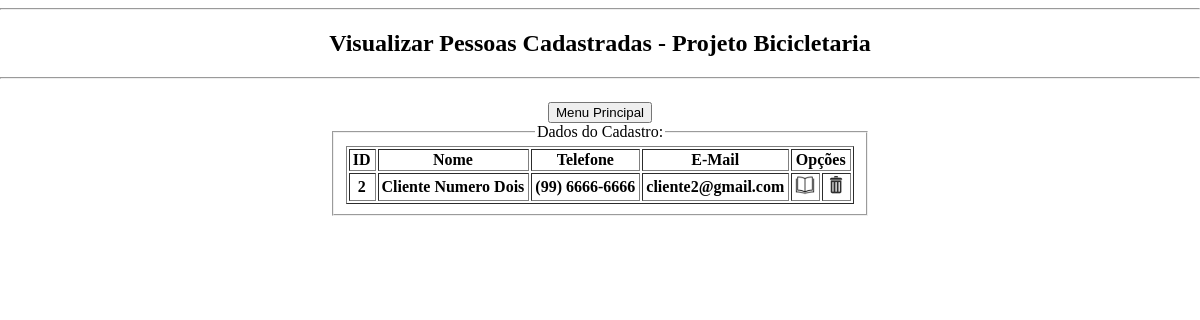
Before: /listarPessoas-ADM.php with the older database file.
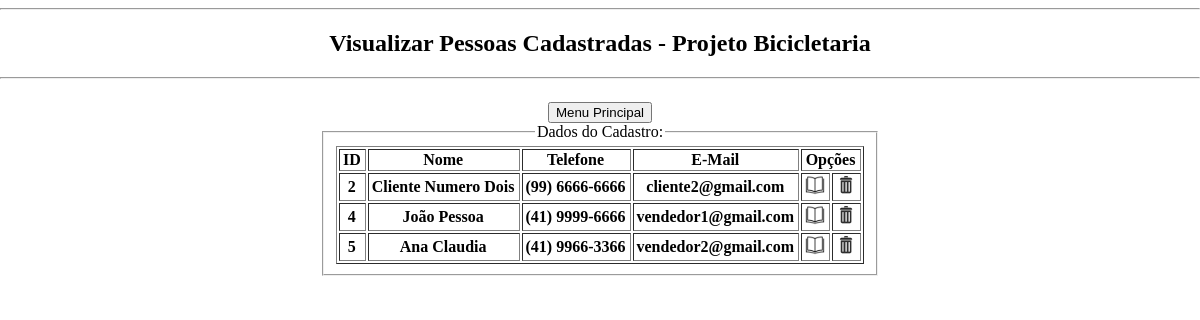
After: the same page with the newer database file.
### tables this page shows
CREATE TABLE `pessoa` (
  `idPessoa` int(11) NOT NULL,
  `nome` varchar(200) NOT NULL,
  `telefone` varchar(15) DEFAULT NULL,
  `idUsuario_Pessoa` int(11) NOT NULL
);

CREATE TABLE `usuario` (
  `idUsuario` int(11) NOT NULL,
  `email` varchar(200) NOT NULL,
  `senha` varchar(32) NOT NULL,
  `idListaPerfil_Usuario` int(11) NOT NULL
);

### listarPessoas-ADM.php (the view, shortened to what this page needs)
<!DOCTYPE HTML>
<html lang="pt-br">
	<head>
		<link rel="stylesheet" type="text/css" href="stylesheet.css" />
	</head>
	<body>
		<header>
			<hr>
			<h2><center>Visualizar Pessoas Cadastradas - Projeto Bicicletaria</center></h2>
			<hr>
		</header>
		<nav>
			<a href="menuADM.php">
				<input class="botaoTop" type="button" value="Menu Principal" name="index" align="center">
			</a>
		</nav>
		<fieldset>
			<legend>
				Dados do Cadastro:
			</legend>
			<table border="1" style ="margin : 0 auto">
				<th>ID</th>
				<th>Nome</th>
				<th>Telefone</th>
				<th>E-Mail</th>
				<th colspan="2">Opções</th>
				<?php
					include "conexao.php";
					$sql = "SELECT idPessoa, nome, telefone, usuario.email
							FROM pessoa
							LEFT JOIN usuario ON usuario.idUsuario = pessoa.idUsuario_Pessoa
							GROUP BY pessoa.idPessoa";
					$contatos = $conex -> prepare($sql);
					$contatos -> execute();
					foreach($contatos as $bolacha)
					{
							$id = $bolacha['idPessoa'];
							$nome = $bolacha['nome'];
							$telefone = $bolacha['telefone'];
							$email = $bolacha['email'];
							echo "<tr>";
							echo "<th>".$id."</th>";
							echo "<th>".$nome."</th>";
							echo "<th>".$telefone."</th>";
							echo "<th>".$email."</th>";
							echo "<th>
									<a href='edicaoPessoas.php?idPessoa=$id&editar=editar'>
										<img src='imagens/Expandir01.png' width='20px'>
									</a>
								  </th>";
							echo "<th>
									<a href='exclusaoPessoas.php?idPessoa=$id&editar=editar'>
										<img src='imagens/Lixo01.png' width='20px'>
									</a>
								  </th>";
							echo "</tr>";
					}
				?>
			</table>
		</fieldset>
	</body>
</html>

Changed rows visible on the page:
added pessoa: idPessoa "4", nome "João Pessoa", telefone "(41) 9999-6666", idUsuario_Pessoa.email "vendedor1@gmail.com"
added pessoa: idPessoa "5", nome "Ana Claudia", telefone "(41) 9966-3366", idUsuario_Pessoa.email "vendedor2@gmail.com"
